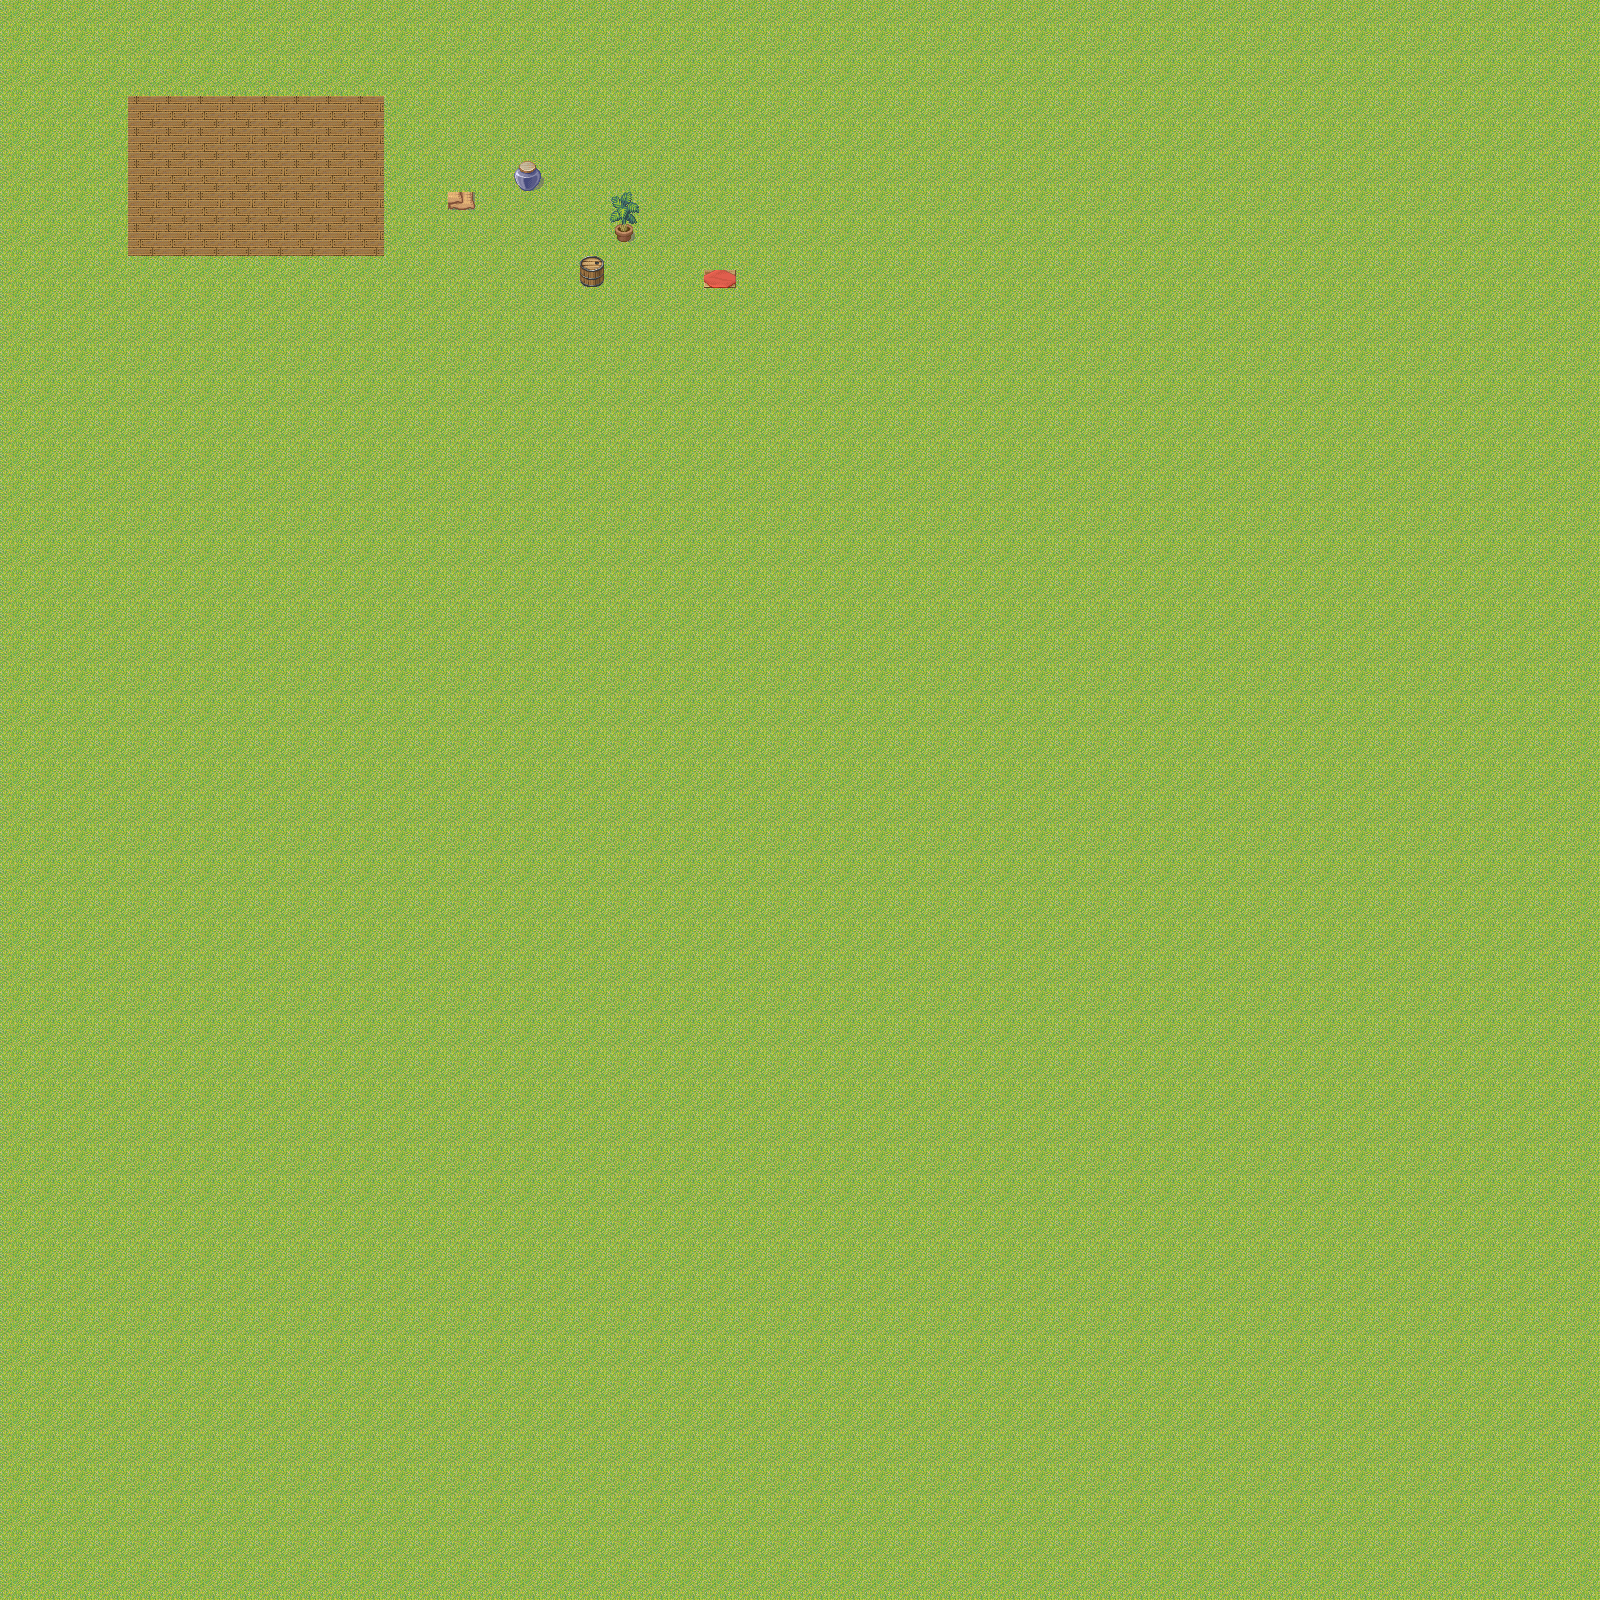

A 2D game scene composited from a Tiled map and its tileset images. What follows is a short description and the map's XML, with each tile layer's data collapsed to a summary:
An orthogonal 50x50 tile map with 32x32 px tiles, 6 tile layers (BACKGROUND, MIDGROUND, CHARACTER, FOREGROUND, ...).

<map version="1.0" orientation="orthogonal" width="50" height="50" tilewidth="32" tileheight="32">
 <tileset firstgid="1" name="default" tilewidth="32" tileheight="32">
  <image source="../tilemap/tilemap_00001.png" trans="ff00ff" />
 </tileset>
 <layer name="BACKGROUND" width="50" height="50">
  <data>[2500 cells, 2500 non-empty, 2 distinct tile ids]</data>
 </layer>
 <layer name="MIDGROUND" width="50" height="50">
  <data>[2500 cells, 3 non-empty, 3 distinct tile ids]</data>
 </layer>
 <layer name="CHARACTER" width="50" height="50">
  <data>[2500 cells, 1 non-empty, 1 distinct tile ids]</data>
 </layer>
 <layer name="FOREGROUND" width="50" height="50">
  <data>[2500 cells, 1 non-empty, 1 distinct tile ids]</data>
 </layer>
 <layer name="EFFECT" width="50" height="50">
  <data>[2500 cells, 0 non-empty, 0 distinct tile ids]</data>
 </layer>
 <layer name="BLOCK" width="50" height="50">
  <data>[2500 cells, 1 non-empty, 1 distinct tile ids]</data>
 </layer>
</map>
